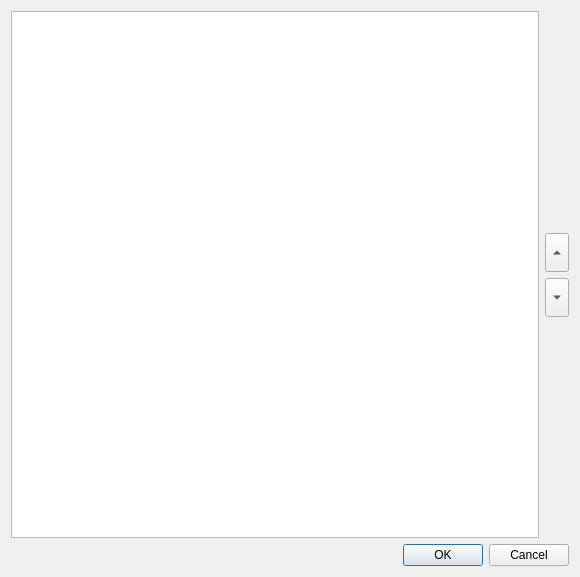
<?xml version="1.0" encoding="UTF-8"?>
<ui version="4.0">
 <class>EditHeaderDialog</class>
 <widget class="QDialog" name="EditHeaderDialog">
  <property name="geometry">
   <rect>
    <x>0</x>
    <y>0</y>
    <width>580</width>
    <height>577</height>
   </rect>
  </property>
  <property name="windowTitle">
   <string>Edit header</string>
  </property>
  <layout class="QVBoxLayout" name="verticalLayout_2">
   <item>
    <layout class="QHBoxLayout" name="horizontalLayout">
     <item>
      <widget class="QTableView" name="tableView">
       <property name="selectionMode">
        <enum>QAbstractItemView::SingleSelection</enum>
       </property>
       <property name="selectionBehavior">
        <enum>QAbstractItemView::SelectRows</enum>
       </property>
       <attribute name="verticalHeaderVisible">
        <bool>false</bool>
       </attribute>
      </widget>
     </item>
     <item>
      <layout class="QVBoxLayout" name="verticalLayout">
       <item>
        <spacer name="verticalSpacer">
         <property name="orientation">
          <enum>Qt::Vertical</enum>
         </property>
         <property name="sizeHint" stdset="0">
          <size>
           <width>20</width>
           <height>40</height>
          </size>
         </property>
        </spacer>
       </item>
       <item>
        <widget class="QToolButton" name="upButton">
         <property name="iconSize">
          <size>
           <width>16</width>
           <height>32</height>
          </size>
         </property>
         <property name="arrowType">
          <enum>Qt::UpArrow</enum>
         </property>
        </widget>
       </item>
       <item>
        <widget class="QToolButton" name="downButton">
         <property name="iconSize">
          <size>
           <width>16</width>
           <height>32</height>
          </size>
         </property>
         <property name="arrowType">
          <enum>Qt::DownArrow</enum>
         </property>
        </widget>
       </item>
       <item>
        <spacer name="verticalSpacer_2">
         <property name="orientation">
          <enum>Qt::Vertical</enum>
         </property>
         <property name="sizeHint" stdset="0">
          <size>
           <width>20</width>
           <height>40</height>
          </size>
         </property>
        </spacer>
       </item>
      </layout>
     </item>
    </layout>
   </item>
   <item>
    <widget class="QDialogButtonBox" name="buttonBox">
     <property name="orientation">
      <enum>Qt::Horizontal</enum>
     </property>
     <property name="standardButtons">
      <set>QDialogButtonBox::Cancel|QDialogButtonBox::Ok</set>
     </property>
    </widget>
   </item>
  </layout>
 </widget>
 <resources/>
 <connections>
  <connection>
   <sender>buttonBox</sender>
   <signal>accepted()</signal>
   <receiver>EditHeaderDialog</receiver>
   <slot>accept()</slot>
   <hints>
    <hint type="sourcelabel">
     <x>248</x>
     <y>254</y>
    </hint>
    <hint type="destinationlabel">
     <x>157</x>
     <y>274</y>
    </hint>
   </hints>
  </connection>
  <connection>
   <sender>buttonBox</sender>
   <signal>rejected()</signal>
   <receiver>EditHeaderDialog</receiver>
   <slot>reject()</slot>
   <hints>
    <hint type="sourcelabel">
     <x>316</x>
     <y>260</y>
    </hint>
    <hint type="destinationlabel">
     <x>286</x>
     <y>274</y>
    </hint>
   </hints>
  </connection>
 </connections>
</ui>
